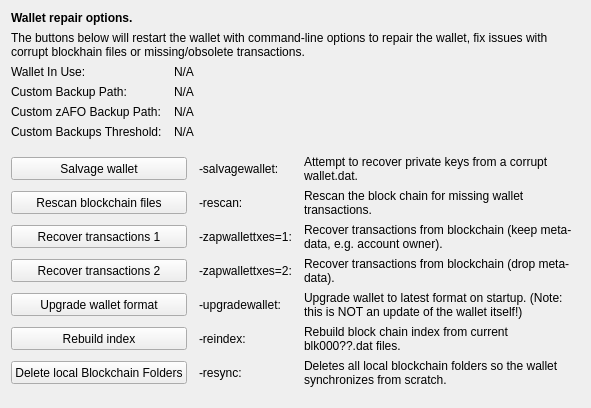
     <widget class="QWidget" name="tab_repair">
      <attribute name="title">
       <string>&amp;Wallet Repair</string>
      </attribute>
      <layout class="QGridLayout" name="gridLayout_4" columnstretch="0,0,0,0">
       <property name="horizontalSpacing">
        <number>12</number>
       </property>
       <item row="0" column="0" colspan="4">
        <widget class="QLabel" name="label_repair_header">
         <property name="font">
          <font>
           <weight>75</weight>
           <bold>true</bold>
          </font>
         </property>
         <property name="text">
          <string>Wallet repair options.</string>
         </property>
        </widget>
       </item>
       <item row="1" column="0" colspan="4">
        <widget class="QLabel" name="label_repair_helptext">
         <property name="font">
          <font>
           <weight>50</weight>
           <bold>false</bold>
          </font>
         </property>
         <property name="text">
          <string>The buttons below will restart the wallet with command-line options to repair the wallet, fix issues with corrupt blockhain files or missing/obsolete transactions.</string>
         </property>
         <property name="wordWrap">
          <bool>true</bool>
         </property>
        </widget>
       </item>
       <item row="2" column="0">
        <widget class="QLabel" name="wallet_path_label">
         <property name="text">
          <string>Wallet In Use:</string>
         </property>
        </widget>
       </item>
       <item row="2" column="1" colspan="3">
        <widget class="QLabel" name="wallet_path">
         <property name="cursor">
          <cursorShape>IBeamCursor</cursorShape>
         </property>
         <property name="text">
          <string>N/A</string>
         </property>
         <property name="textFormat">
          <enum>Qt::PlainText</enum>
         </property>
         <property name="textInteractionFlags">
          <set>Qt::LinksAccessibleByMouse|Qt::TextSelectableByKeyboard|Qt::TextSelectableByMouse</set>
         </property>
        </widget>
       </item>
       <item row="3" column="0">
        <widget class="QLabel" name="wallet_custombackuppath_label">
         <property name="text">
          <string>Custom Backup Path:</string>
         </property>
         <property name="visible">
          <bool>false</bool>
         </property>
        </widget>
       </item>
       <item row="3" column="1" colspan="3">
        <widget class="QLabel" name="wallet_custombackuppath">
         <property name="cursor">
          <cursorShape>IBeamCursor</cursorShape>
         </property>
         <property name="text">
          <string>N/A</string>
         </property>
         <property name="textFormat">
          <enum>Qt::PlainText</enum>
         </property>
         <property name="textInteractionFlags">
          <set>Qt::LinksAccessibleByMouse|Qt::TextSelectableByKeyboard|Qt::TextSelectableByMouse</set>
         </property>
         <property name="visible">
          <bool>false</bool>
         </property>
        </widget>
       </item>
       <item row="4" column="0">
        <widget class="QLabel" name="wallet_customzafobackuppath_label">
         <property name="text">
          <string>Custom zAFO Backup Path:</string>
         </property>
         <property name="visible">
          <bool>false</bool>
         </property>
        </widget>
       </item>
       <item row="4" column="1" colspan="3">
        <widget class="QLabel" name="wallet_customzafobackuppath">
         <property name="cursor">
          <cursorShape>IBeamCursor</cursorShape>
         </property>
         <property name="text">
          <string>N/A</string>
         </property>
         <property name="textFormat">
          <enum>Qt::PlainText</enum>
         </property>
         <property name="textInteractionFlags">
          <set>Qt::LinksAccessibleByMouse|Qt::TextSelectableByKeyboard|Qt::TextSelectableByMouse</set>
         </property>
         <property name="visible">
          <bool>false</bool>
         </property>
        </widget>
       </item>
       <item row="5" column="0">
        <widget class="QLabel" name="wallet_custombackupthreshold_label">
         <property name="text">
          <string>Custom Backups Threshold:</string>
         </property>
         <property name="visible">
          <bool>false</bool>
         </property>
        </widget>
       </item>
       <item row="5" column="1" colspan="3">
        <widget class="QLabel" name="wallet_custombackupthreshold">
         <property name="cursor">
          <cursorShape>IBeamCursor</cursorShape>
         </property>
         <property name="text">
          <string>N/A</string>
         </property>
         <property name="textFormat">
          <enum>Qt::PlainText</enum>
         </property>
         <property name="textInteractionFlags">
          <set>Qt::LinksAccessibleByMouse|Qt::TextSelectableByKeyboard|Qt::TextSelectableByMouse</set>
         </property>
         <property name="visible">
          <bool>false</bool>
         </property>
        </widget>
       </item>
       <item row="6" column="0">
        <spacer name="verticalSpacer_repair1">
         <property name="orientation">
          <enum>Qt::Vertical</enum>
         </property>
         <property name="sizeHint" stdset="0">
          <size>
           <width>10</width>
           <height>10</height>
          </size>
         </property>
        </spacer>
       </item>
       <item row="7" column="0" colspan="2">
        <widget class="QPushButton" name="btn_salvagewallet">
         <property name="minimumSize">
          <size>
           <width>100</width>
           <height>23</height>
          </size>
         </property>
         <property name="text">
          <string>Salvage wallet</string>
         </property>
        </widget>
       </item>
       <item row="7" column="2">
        <widget class="QLabel" name="label_repair_salvage_command">
         <property name="text">
          <string notr="true">-salvagewallet:</string>
         </property>
        </widget>
       </item>
       <item row="7" column="3">
        <widget class="QLabel" name="label_repair_salvage">
         <property name="text">
          <string>Attempt to recover private keys from a corrupt wallet.dat.</string>
         </property>
         <property name="wordWrap">
          <bool>true</bool>
         </property>
        </widget>
       </item>
       <item row="8" column="0" colspan="2">
        <widget class="QPushButton" name="btn_rescan">
         <property name="minimumSize">
          <size>
           <width>100</width>
           <height>23</height>
          </size>
         </property>
         <property name="text">
          <string>Rescan blockchain files</string>
         </property>
        </widget>
       </item>
       <item row="8" column="2">
        <widget class="QLabel" name="label_repair_rescan_command">
         <property name="text">
          <string notr="true">-rescan:</string>
         </property>
        </widget>
       </item>
       <item row="8" column="3">
        <widget class="QLabel" name="label_repair_rescan">
         <property name="text">
          <string>Rescan the block chain for missing wallet transactions.</string>
         </property>
         <property name="wordWrap">
          <bool>true</bool>
         </property>
        </widget>
       </item>
       <item row="9" column="0" colspan="2">
        <widget class="QPushButton" name="btn_zapwallettxes1">
         <property name="minimumSize">
          <size>
           <width>100</width>
           <height>23</height>
          </size>
         </property>
         <property name="text">
          <string>Recover transactions 1</string>
         </property>
        </widget>
       </item>
       <item row="9" column="2">
        <widget class="QLabel" name="label_repair_zap1_command">
         <property name="text">
          <string notr="true">-zapwallettxes=1:</string>
         </property>
        </widget>
       </item>
       <item row="9" column="3">
        <widget class="QLabel" name="label_repair_zap1">
         <property name="text">
          <string>Recover transactions from blockchain (keep meta-data, e.g. account owner).</string>
         </property>
         <property name="wordWrap">
          <bool>true</bool>
         </property>
        </widget>
       </item>
       <item row="10" column="0" colspan="2">
        <widget class="QPushButton" name="btn_zapwallettxes2">
         <property name="minimumSize">
          <size>
           <width>100</width>
           <height>23</height>
          </size>
         </property>
         <property name="text">
          <string>Recover transactions 2</string>
         </property>
        </widget>
       </item>
       <item row="10" column="2">
        <widget class="QLabel" name="label_repair_zap2_command">
         <property name="text">
          <string notr="true">-zapwallettxes=2:</string>
         </property>
        </widget>
       </item>
       <item row="10" column="3">
        <widget class="QLabel" name="label_repair_zap2">
         <property name="text">
          <string>Recover transactions from blockchain (drop meta-data).</string>
         </property>
         <property name="wordWrap">
          <bool>true</bool>
         </property>
        </widget>
       </item>
       <item row="11" column="0" colspan="2">
        <widget class="QPushButton" name="btn_upgradewallet">
         <property name="minimumSize">
          <size>
           <width>100</width>
           <height>23</height>
          </size>
         </property>
         <property name="text">
          <string>Upgrade wallet format</string>
         </property>
        </widget>
       </item>
       <item row="11" column="2">
        <widget class="QLabel" name="label_repair_upgrade_command">
         <property name="text">
          <string notr="true">-upgradewallet:</string>
         </property>
        </widget>
       </item>
       <item row="11" column="3">
        <widget class="QLabel" name="label_repair_upgrade">
         <property name="text">
          <string>Upgrade wallet to latest format on startup. (Note: this is NOT an update of the wallet itself!)</string>
         </property>
         <property name="wordWrap">
          <bool>true</bool>
         </property>
        </widget>
       </item>
       <item row="12" column="0" colspan="2">
        <widget class="QPushButton" name="btn_reindex">
         <property name="minimumSize">
          <size>
           <width>100</width>
           <height>23</height>
          </size>
         </property>
         <property name="text">
          <string>Rebuild index</string>
         </property>
        </widget>
       </item>
       <item row="12" column="2">
        <widget class="QLabel" name="label_repair_reindex_command">
         <property name="text">
          <string notr="true">-reindex:</string>
         </property>
        </widget>
       </item>
       <item row="12" column="3">
        <widget class="QLabel" name="label_repair_reindex">
         <property name="text">
          <string>Rebuild block chain index from current blk000??.dat files.</string>
         </property>
         <property name="wordWrap">
          <bool>true</bool>
         </property>
        </widget>
       </item>
       <item row="13" column="0" colspan="2">
        <widget class="QPushButton" name="btn_resync">
         <property name="minimumSize">
          <size>
           <width>100</width>
           <height>23</height>
          </size>
         </property>
         <property name="text">
          <string>Delete local Blockchain Folders</string>
         </property>
        </widget>
       </item>
       <item row="13" column="2">
        <widget class="QLabel" name="label_repair_resync_command">
         <property name="text">
          <string>-resync:</string>
         </property>
        </widget>
       </item>
       <item row="13" column="3">
        <widget class="QLabel" name="label_repair_resync">
         <property name="text">
          <string>Deletes all local blockchain folders so the wallet synchronizes from scratch.</string>
         </property>
         <property name="wordWrap">
          <bool>true</bool>
         </property>
        </widget>
       </item>
       <item row="14" column="0">
        <spacer name="verticalSpacer_repair2">
         <property name="orientation">
          <enum>Qt::Vertical</enum>
         </property>
         <property name="sizeHint" stdset="0">
          <size>
           <width>20</width>
           <height>10</height>
          </size>
         </property>
        </spacer>
       </item>
      </layout>
     </widget>
